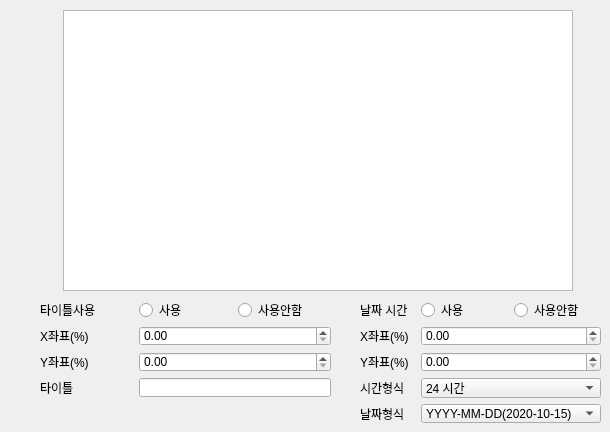
      <widget class="QWidget" name="media_osd">
       <attribute name="title">
        <string>OSD</string>
       </attribute>
       <widget class="QWidget" name="gridLayoutWidget_11">
        <property name="geometry">
         <rect>
          <x>40</x>
          <y>300</y>
          <width>291</width>
          <height>97</height>
         </rect>
        </property>
        <layout class="QGridLayout" name="media_osd_title_grid">
         <item row="3" column="1" colspan="2">
          <widget class="QLineEdit" name="osd_title_name"/>
         </item>
         <item row="3" column="0">
          <widget class="QLabel" name="label_osd_title">
           <property name="text">
            <string>타이틀</string>
           </property>
          </widget>
         </item>
         <item row="2" column="1" colspan="2">
          <widget class="QDoubleSpinBox" name="osd_title_y"/>
         </item>
         <item row="2" column="0">
          <widget class="QLabel" name="label_osd_title_y">
           <property name="text">
            <string>Y좌표(%)</string>
           </property>
          </widget>
         </item>
         <item row="1" column="1" colspan="2">
          <widget class="QDoubleSpinBox" name="osd_title_x"/>
         </item>
         <item row="1" column="0">
          <widget class="QLabel" name="label_osd_title_x">
           <property name="text">
            <string>X좌표(%)</string>
           </property>
          </widget>
         </item>
         <item row="0" column="2">
          <widget class="QRadioButton" name="osd_title_no">
           <property name="text">
            <string>사용안함</string>
           </property>
           <attribute name="buttonGroup">
            <string notr="true">media_osd_title_btngrp</string>
           </attribute>
          </widget>
         </item>
         <item row="0" column="1">
          <widget class="QRadioButton" name="osd_title_yes">
           <property name="text">
            <string>사용</string>
           </property>
           <attribute name="buttonGroup">
            <string notr="true">media_osd_title_btngrp</string>
           </attribute>
          </widget>
         </item>
         <item row="0" column="0">
          <widget class="QLabel" name="label_osd_enable_title">
           <property name="text">
            <string>타이틀사용</string>
           </property>
          </widget>
         </item>
        </layout>
       </widget>
       <widget class="QWidget" name="gridLayoutWidget_12">
        <property name="geometry">
         <rect>
          <x>360</x>
          <y>300</y>
          <width>241</width>
          <height>123</height>
         </rect>
        </property>
        <layout class="QGridLayout" name="media_osd_datetime_grid">
         <item row="0" column="1">
          <widget class="QRadioButton" name="osd_datetime_yes">
           <property name="text">
            <string>사용</string>
           </property>
          </widget>
         </item>
         <item row="3" column="0">
          <widget class="QLabel" name="label_osd_time_format">
           <property name="text">
            <string>시간형식</string>
           </property>
          </widget>
         </item>
         <item row="3" column="1" colspan="2">
          <widget class="QComboBox" name="osd_datetime_time_format">
           <item>
            <property name="text">
             <string>24 시간</string>
            </property>
           </item>
           <item>
            <property name="text">
             <string>12 시간</string>
            </property>
           </item>
          </widget>
         </item>
         <item row="2" column="0">
          <widget class="QLabel" name="label_osd_datetime_y">
           <property name="text">
            <string>Y좌표(%)</string>
           </property>
          </widget>
         </item>
         <item row="4" column="0">
          <widget class="QLabel" name="label_osd_date_format">
           <property name="text">
            <string>날짜형식</string>
           </property>
          </widget>
         </item>
         <item row="1" column="0">
          <widget class="QLabel" name="label_osd_datetime_x">
           <property name="text">
            <string>X좌표(%)</string>
           </property>
          </widget>
         </item>
         <item row="0" column="2">
          <widget class="QRadioButton" name="osd_datetime_no">
           <property name="text">
            <string>사용안함</string>
           </property>
          </widget>
         </item>
         <item row="4" column="1" colspan="2">
          <widget class="QComboBox" name="osd_datetime_date_format">
           <item>
            <property name="text">
             <string>YYYY-MM-DD(2020-10-15)</string>
            </property>
           </item>
           <item>
            <property name="text">
             <string>MM-DD-YYYY(10-15-2020)</string>
            </property>
           </item>
           <item>
            <property name="text">
             <string>DD-MM-YYYY(15-10-2020)</string>
            </property>
           </item>
           <item>
            <property name="text">
             <string>YYYY/MM/DD(2020/10/15)</string>
            </property>
           </item>
           <item>
            <property name="text">
             <string>MM/DD/YYYY(10/15/2020)</string>
            </property>
           </item>
           <item>
            <property name="text">
             <string>DD/MM/YYYY(15/10/2020)</string>
            </property>
           </item>
          </widget>
         </item>
         <item row="1" column="1" colspan="2">
          <widget class="QDoubleSpinBox" name="osd_datetime_x"/>
         </item>
         <item row="2" column="1" colspan="2">
          <widget class="QDoubleSpinBox" name="osd_datetime_y"/>
         </item>
         <item row="0" column="0">
          <widget class="QLabel" name="label_osd_enable_datetime">
           <property name="text">
            <string>날짜 시간</string>
           </property>
          </widget>
         </item>
        </layout>
       </widget>
       <widget class="QGraphicsView" name="media_osd_graphic_view">
        <property name="geometry">
         <rect>
          <x>63</x>
          <y>10</y>
          <width>510</width>
          <height>281</height>
         </rect>
        </property>
        <property name="cursor" stdset="0">
         <cursorShape>ArrowCursor</cursorShape>
        </property>
       </widget>
      </widget>
